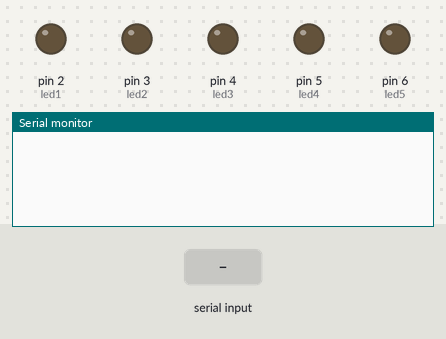
Bench run of a sketch on a simulated Arduino Uno, built with avr-gcc and run on an emulated ATmega328P. On the bench: output pins drawn as LEDs (lit = HIGH), the last lines printed to the serial monitor. Inputs (shaded band) come from the test bench. No radio packets arrive unless stated.

Above: at 1.2 s.
1.3 s: "90,45\n" received over Serial
At 2.4 s:
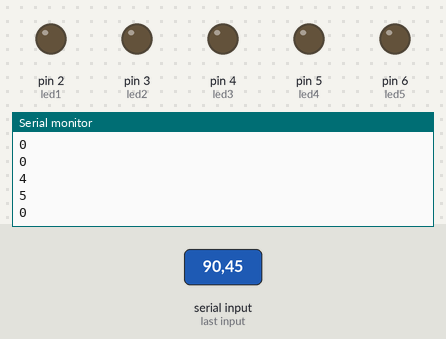
2.8 s: "30,150\n" received over Serial
At 3.7 s:
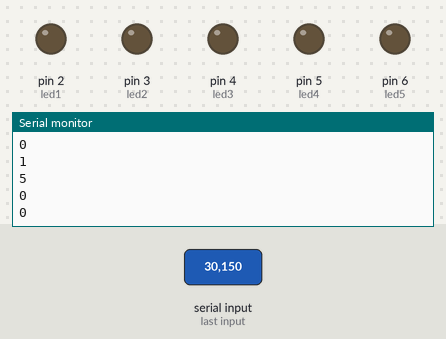
4.3 s: "2\n" received over Serial
At 5.5 s:
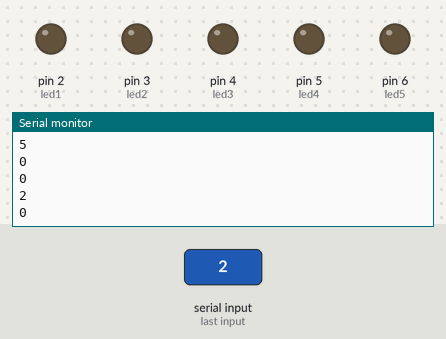
5.8 s: "1\n" received over Serial
At 6.6 s:
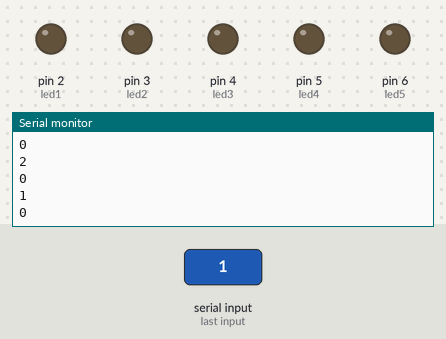
7.3 s: "5\n" received over Serial
At 7.7 s:
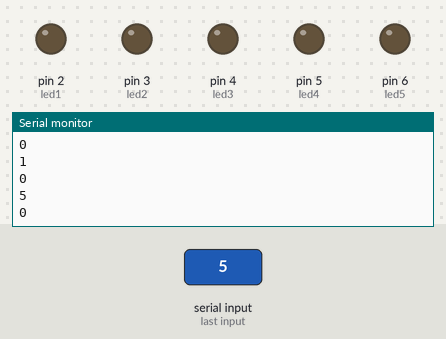
Timing chart, 0 to 9.8 s (numbered marks = the images above; inputs shaded):
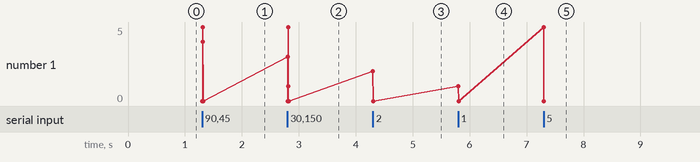

Measured:
- after the input at 1.3 s, the serial monitor: prints a new line at once (image 1)
- after the input at 2.8 s, the serial monitor: prints a new line at once (image 2)
- after the input at 4.3 s, the serial monitor: prints a new line at once (image 3)
- after the input at 7.3 s, the serial monitor: prints a new line at once (image 5)

The sketch:

Tranmister.ino
```cpp
#include <SPI.h>
#include <RF24.h>

int val = 0;
int led1 = 2;
int led2 = 3;
int led3 = 4;
int led4 = 5;
int led5 = 6;

RF24 radio(9, 10); // CE, CSN

void setup() {
  Serial.begin(9600); // Khởi tạo kết nối Serial với baudrate 9600
  radio.begin();
  radio.setPALevel(RF24_PA_MIN);
  radio.openWritingPipe(0xE8E8F0F0E1LL);
  radio.stopListening();
  pinMode(led1, OUTPUT);
  pinMode(led2, OUTPUT);
  pinMode(led3, OUTPUT);
  pinMode(led4, OUTPUT);
  pinMode(led5, OUTPUT);
}

void loop() {
  int numberToSend ;

  if (Serial.available() > 0)
   { // Kiểm tra xem có dữ liệu đang được gửi đến không
    val = Serial.read() - '0'; // Đọc giá trị số ngón tay từ Python và chuyển sang kiểu int
    if (val > 0 && val < 6 ) {
       // Nếu giá trị số ngón tay lớn hơn 0
      if(val==1){
        numberToSend = 1 ;
      digitalWrite(led1, HIGH); // Bật LED
      digitalWrite(led2, LOW); // Tắt LED
      digitalWrite(led3, LOW); // Tắt LED
      digitalWrite(led4, LOW); // Tắt LED
      digitalWrite(led5, LOW); // Tắt LED
      }
      else if(val==2){
        numberToSend = 2 ;
      digitalWrite(led2, HIGH); // Bật LED
      digitalWrite(led1, LOW); // Tắt LED
      digitalWrite(led3, LOW); // Tắt LED
      digitalWrite(led4, LOW); // Tắt LED
      digitalWrite(led5, LOW); // Tắt LED
      }
      else if(val==3){
       numberToSend = 3 ;
      digitalWrite(led3, HIGH); // Bật LED
      digitalWrite(led2, LOW); // Tắt LED
      digitalWrite(led1, LOW); // Tắt LED
      digitalWrite(led4, LOW); // Tắt LED
      digitalWrite(led5, LOW); // Tắt LED
      }
      else if(val==4){
        numberToSend = 4 ;
            digitalWrite(led4, HIGH); // Bật LED
      digitalWrite(led2, LOW); // Tắt LED
      digitalWrite(led3, LOW); // Tắt LED
      digitalWrite(led1, LOW); // Tắt LED
      digitalWrite(led5, LOW); // Tắt LED
      }
      else if(val==5){
        numberToSend = 5 ;
            digitalWrite(led5, HIGH); // Bật LED
      digitalWrite(led2, LOW); // Tắt LED
      digitalWrite(led3, LOW); // Tắt LED
      digitalWrite(led4, LOW); // Tắt LED
      digitalWrite(led1, LOW); // Tắt LED
      }
      } else {
      numberToSend = 0;

      digitalWrite(led1, LOW); // Tắt LED
      digitalWrite(led2, LOW); // Tắt LED
      digitalWrite(led3, LOW); // Tắt LED
      digitalWrite(led4, LOW); // Tắt LED
      digitalWrite(led5, LOW); // Tắt LED
    }
    radio.write(&numberToSend, sizeof(numberToSend));
    Serial.println(numberToSend);

  }
}
```
